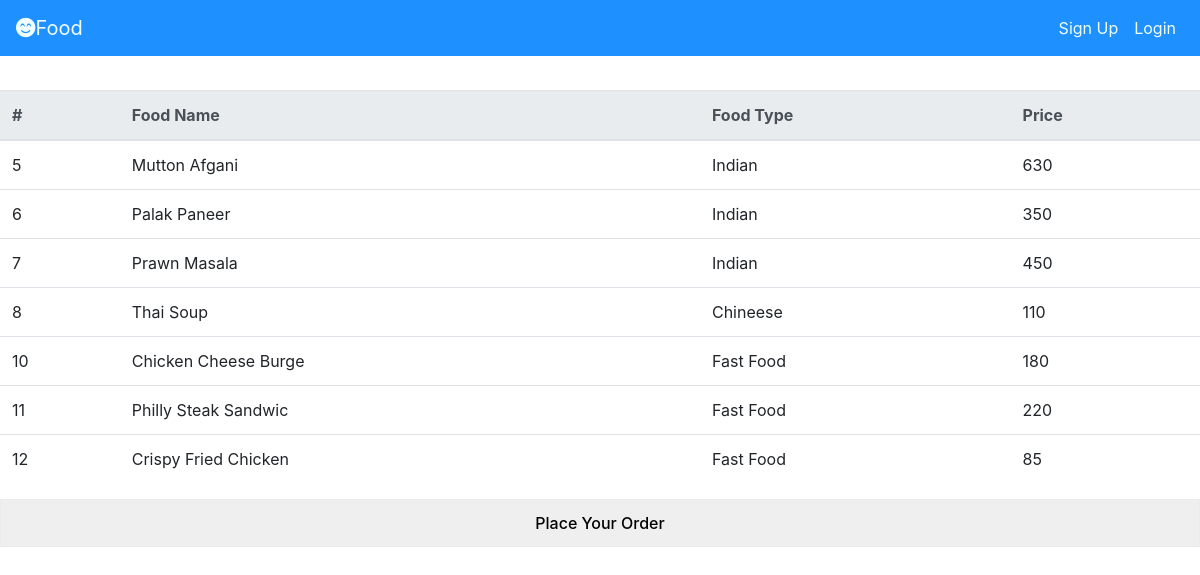
/res_details.php?name=Boomers Cafe, run on the app's committed database.
### tables this page shows
CREATE TABLE `fooditem` (
  `foodID` int(11) NOT NULL,
  `fooname` varchar(30) NOT NULL,
  `ftype` varchar(10) NOT NULL,
  `chooseRest` varchar(20) NOT NULL,
  `price` int(11) NOT NULL
);

### res_details.php (the view, shortened to what this page needs)
<!DOCTYPE html>
<html>
<head>
	<?php include 'link.php';?>
    <link rel="stylesheet" href="app6.css">
</head>
<body>
	<?php include 'nav.php';?>
	<table class="table">
	  <thead class="thead-light">
	    <tr>
	      <th scope="col">#</th>
	      <th scope="col">Food Name</th>
	      <th scope="col">Food Type</th>
	      <th scope="col">Price</th>
	    </tr>
	  </thead>
	  <tbody>
	<?php
		if(isset($_GET['name'])){
	    $name = $_GET['name'];
	    if(1){
            $conn = mysqli_connect("localhost","root","","food");
            $sql = "SELECT * FROM fooditem WHERE chooseRest ='$name'";
            $res = mysqli_query($conn,$sql);
            while ($row = mysqli_fetch_array($res)) {
                echo "<tr>";
                echo '<td>'.$row['foodID']. '</td>';
			      echo '<td>'.$row['fooname']. '</td>';
			      echo '<td>'.$row['ftype']. '</td>';
			      echo '<td>'.$row['price']. '</td>';
			    echo'</tr>';
            }
	        }
	}
	?>
	  </tbody>
</table>
<div>
	    <input type="button" value="Place Your Order" onclick="window.location.href='order.php'" />
	</div>
</body>
</html>

### css/style.css (style rules this page uses)
input, select, textarea { outline: none; appearance: unset !important; -moz-appearance: unset !important; -webkit-appearance: unset !important; -o-appearance: unset !important; -ms-appearance: unset !important; }
body { font-size: 13px; line-height: 1.8; color: blue; font-weight: 400; padding: 90px 0; }
input, select { display: block; width: 100%; border: 1px solid #ebebeb; padding: 11px 20px; box-sizing: border-box; font-family: 'Montserrat'; font-weight: 500; font-size: 13px; }

### app6.css (style rules this page uses)
body { background: url(https://images.unsplash.com/photo-1490818387583-1baba5e638af?ixlib=rb-1.2.1&ixid=eyJhcHBfaWQiOjEyMDd9&auto=format&fit=crop&w=931&q=80); background-size: cover; background-position: center; background-repeat: no-repeat; }

### data on the page
fooditem: foodID "5", fooname "Mutton Afgani", ftype "Indian", price "630"
fooditem: foodID "6", fooname "Palak Paneer", ftype "Indian", price "350"
fooditem: foodID "7", fooname "Prawn Masala", ftype "Indian", price "450"
fooditem: foodID "8", fooname "Thai Soup", ftype "Chineese", price "110"
fooditem: foodID "10", fooname "Chicken Cheese Burge", ftype "Fast Food", price "180"
fooditem: foodID "11", fooname "Philly Steak Sandwic", ftype "Fast Food", price "220"
fooditem: foodID "12", fooname "Crispy Fried Chicken", ftype "Fast Food", price "85"
